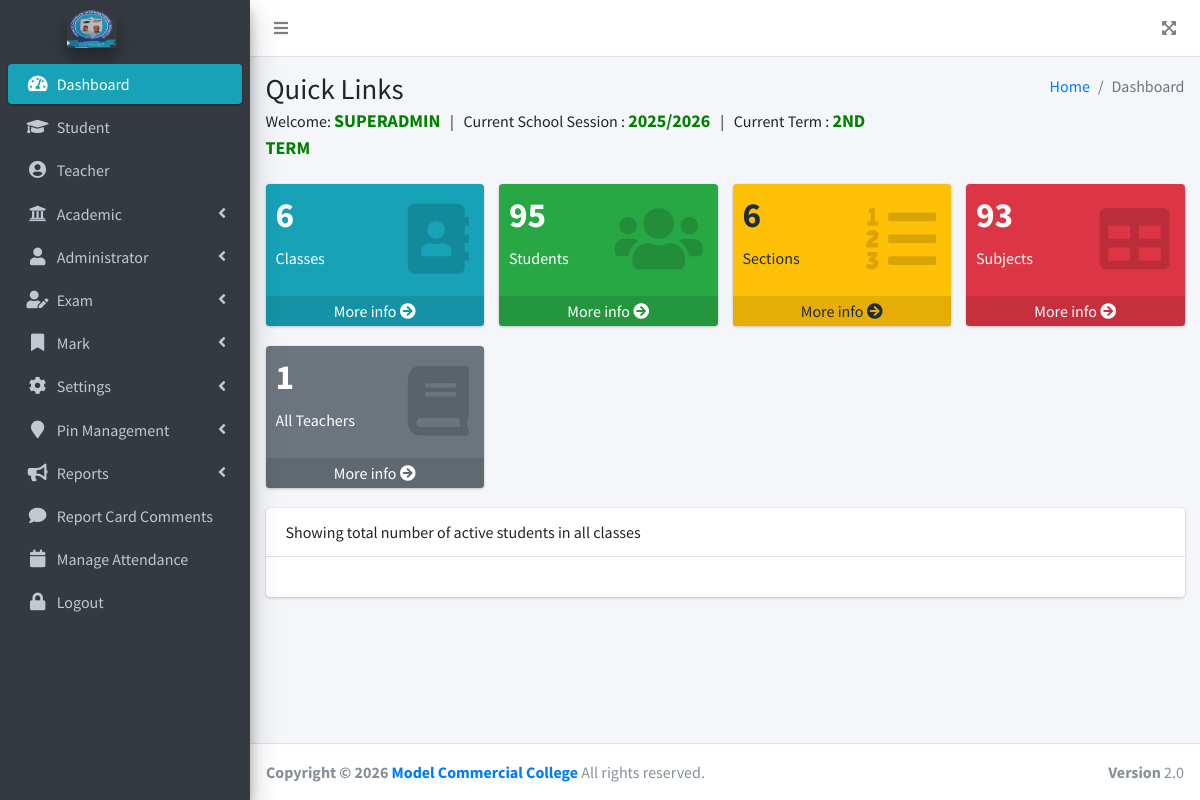
The page /admin/index.php (signed in) on the database its author committed.
### tables this page shows
CREATE TABLE `general_settings` (
  `id` int(11) NOT NULL,
  `school_tagline` varchar(255) NOT NULL,
  `school_name` varchar(255) NOT NULL,
  `phone_no` varchar(255) NOT NULL,
  `email` varchar(255) NOT NULL,
  `address` varchar(255) NOT NULL,
  `footer` varchar(255) NOT NULL,
  `next_term_begins` varchar(255) NOT NULL,
  `current_school_session` varchar(200) NOT NULL,
  `no_times_school_open` int(11) NOT NULL,
  `logo` varchar(255) NOT NULL,
  `admin_login_bg` varchar(255) NOT NULL,
  `student_login_bg` varchar(255) NOT NULL,
  `teacher_login_bg` varchar(255) NOT NULL,
  `main_url` varchar(255) NOT NULL,
  `reg_no_prefix` varchar(10) NOT NULL,
  `terminal_report_bg_image` varchar(255) NOT NULL,
  `school_website` varchar(255) NOT NULL,
  `school_stamp` varchar(255) NOT NULL,
  `principal_name` varchar(255) NOT NULL
);

### admin/includes/database.php (called while the page is built, shortened)
<?php
class Database{
    private $host = DB_HOST;
    private $user = DB_USER;
    private $password = DB_PASS;
    private $database = DB_NAME;
    private $dbh;
    private $stmt;
    public function __construct()
    {
        $dsn = "mysql:host=".$this->host.";dbname=".$this->database;
        $options = array(
            PDO::ATTR_PERSISTENT => true,
            PDO::ATTR_ERRMODE => PDO::ERRMODE_EXCEPTION
        );
        try{
            $this->dbh = new PDO($dsn, $this->user, $this->password, $options);
        }catch (PDOException $err){
            $this->error = $err->getMessage();
        }
    }
    public function query($query){
        $this->stmt = $this->dbh->prepare($query);
    }
    public function bind($param, $value, $type=null){
        if(is_null($type)){
             switch (true){
                 case is_int($value):
                     $type = PDO::PARAM_INT;
                     break;
                 default:
                     $type = PDO::PARAM_STMT;
             }
        }
        $this->stmt->bindValue($param, $value, $type);
   }
    public function execute(){
        return $this->stmt->execute();
    }
    public function fetchSingle(){
        $this->execute();
        return $this->stmt->fetch(PDO::FETCH_OBJ);
    }
    public function fetchColumn(){
        $this->execute();
        return $this->stmt->fetchColumn();
    }
}

### admin/includes/functions.php (called while the page is built, shortened)
<?php
class Functions extends Database
{
    public function base_url()
    {
        $sql = "SELECT main_url FROM general_settings";
        $this->query($sql);
        $new_url = $this->fetchColumn() . "/admin/";
        return $new_url;
    }
}

### admin/index.php (the view, shortened to what this page needs)
<?php
 if(isset($_SESSION['username'])){
?>
<!DOCTYPE html>
<html lang="en">
<head>
    <?php include('includes/styles.php');?>
    <?php
    $month = date('M');
     $term = '';
     switch ($month){
         case 'Mar':
             $term = '2nd term';
             break;
     }
    ?>
    <?php
    $sql = "SELECT DISTINCT(classesID) FROM student";
    $conn->query($sql);
    $result_set = $conn->fetchMultiple();
    foreach ($result_set as $student_details){
        $sql = "SELECT name FROM classes WHERE id =:classesID";
        $conn->query($sql);
        $conn->bind(":classesID", $student_details->classesID);
        $sql = "SELECT COUNT(classesID) FROM student WHERE classesID =:classID";
        $conn->query($sql);
        $conn->bind(":classID", $student_details->classesID);
    }
    ?>
</head>
<body class="hold-transition sidebar-mini layout-fixed">
<div class="wrapper">
    <?php include('includes/notifications.php');?>
    <?php include('includes/sidebar.php');?>
  <div class="content-wrapper">
    <div class="content-header">
      <div class="container-fluid">
        <div class="row mb-2">
          <div class="col-sm-8">
            <h1 class="m-0">Quick Links </h1>
              <?php
              $sql = "SELECT type FROM admin WHERE username =:username";
              $conn->query($sql);
              $conn->bind(":username", $_SESSION['username']);
              $user_type = $conn->fetchColumn();
              ?>
              <p class="m-0">Welcome: <span style='color: green; font-weight: bold; font-size: 18px; text-transform: uppercase;'><?php echo ucwords($user_type); ?></span>
                  &nbsp; | &nbsp; Current School Session : <span style='color: green; font-weight: bold; font-size: 18px; text-transform: uppercase;'>
                <?php
                  $sql = "SELECT current_school_session FROM general_settings";
                  $conn->query($sql);
                  $current_school_year = $conn->fetchColumn();
                  echo $current_school_year;
                ?>
                </span>
                  &nbsp; | &nbsp; Current Term : <span style='color: green; font-weight: bold; font-size: 18px; text-transform: uppercase;'><?php echo $term; ?></span>
              </p>
          </div>
          <div class="col-sm-4">
            <ol class="breadcrumb float-sm-right">
              <li class="breadcrumb-item"><a href="#">Home</a></li>
              <li class="breadcrumb-item active">Dashboard</li>
            </ol>
          </div>
        </div>
      </div>
    </div>
    <section class="content">
      <div class="container-fluid">
       <?php include 'includes/home_infos.php'; ?>
        <div class="row">
          <section class="col-lg-12 connectedSortable">
              <div class="card">
                  <div class="card-header">
                      Showing total number of active students in all classes
                  </div>
                  <div class="card-body">
                  </div>
              </div>
          </section>
        </div>
      </div>
    </section>
  </div>
<?php include 'includes/footer.php'; ?>
    <?php
    }
    ?>

### admin/includes/sidebar.php (shortened to what this page needs)
<aside class="main-sidebar sidebar-dark-primary elevation-4">
    <a href="<?php echo $base_url; ?>" class="brand-link">
        <img src="<?php echo $conn->base_url(); ?>upload/<?php echo $logo; ?>" alt="<?php echo $logo; ?>" class="brand-image img-circles elevation-4" style="opacity: .8">
    </a>
    <div class="sidebar">
        <nav class="mt-2">
            <ul class="nav nav-pills nav-sidebar flex-column" data-widget="treeview" role="menu" data-accordion="false">
                <li class="nav-item">
                    <a href="<?php echo $conn->base_url();  ?>" <?php
                      if(basename($_SERVER['SCRIPT_NAME']) == 'index.php'){
                          echo 'class = "nav-link active"';
                      }else{
                          echo 'class = "nav-link"';
                      }
                    ?>>
                        <i class="nav-icon fas fa-tachometer-alt"></i>
                        <p>
                            Dashboard
                        </p>
                    </a>
                </li>
                <li class="nav-item">
                    <a href="<?php echo $conn->base_url();?>student" <?php
                    if(basename($_SERVER['SCRIPT_NAME']) == 'student.php'
                       || basename($_SERVER['SCRIPT_NAME']) == 'add-student.php'
                       || basename($_SERVER['SCRIPT_NAME']) == 'edit-student.php'
                       || basename($_SERVER['SCRIPT_NAME']) == 'view-student.php'){
                        echo 'class = "nav-link active"';
                    }else{
                        echo 'class = "nav-link"';
                    }
                    ?>>
                        <i class="nav-icon fas fa-graduation-cap"></i>
                        <p>
                            Student
                        </p>
                    </a>
                </li>
                <li class="nav-item">
                    <a href="<?php echo $conn->base_url();?>teacher" <?php
                    if(basename($_SERVER['SCRIPT_NAME']) == 'teacher.php'
                       || basename($_SERVER['SCRIPT_NAME']) == 'add-teacher.php'
                       || basename($_SERVER['SCRIPT_NAME']) == 'view-teacher.php'
                       || basename($_SERVER['SCRIPT_NAME']) == 'edit-teacher.php'){
                        echo 'class = "nav-link active"';
                    }else{
                        echo 'class = "nav-link"';
                    }
                    ?>>
                        <i class="nav-icon fas fa-user-circle"></i>
                        <p>
                          Teacher
                        </p>
                    </a>
                </li>
                <li <?php
                   if(basename($_SERVER['SCRIPT_NAME']) == 'class.php'
                       || basename($_SERVER['SCRIPT_NAME']) == 'section.php'
                       || basename($_SERVER['SCRIPT_NAME']) == 'add-section.php'
                       || basename($_SERVER['SCRIPT_NAME']) == 'edit-section.php'
                       || basename($_SERVER['SCRIPT_NAME']) == 'subject.php'
                       || basename($_SERVER['SCRIPT_NAME']) == 'add-class.php'
                       || basename($_SERVER['SCRIPT_NAME']) == 'edit-class.php'
                       || basename($_SERVER['SCRIPT_NAME']) == 'edit-subject.php'
                       || basename($_SERVER['SCRIPT_NAME']) == 'add-subject.php'
                       || basename($_SERVER['SCRIPT_NAME']) == 'promotion.php'){
                    echo 'class = "nav-item menu-open"';
                }else{
                    echo 'class = "nav-item"';
                }
                ?>>
                    <a href="#" class="nav-link">
                        <i class="nav-icon fas fa-university"></i>
                        <p>
                            Academic
                            <i class="fas fa-angle-left right"></i>
                        </p>
                    </a>
                </li>
                <li <?php
                if(basename($_SERVER['SCRIPT_NAME']) == 'resetpassword.php'
                  || basename($_SERVER['SCRIPT_NAME']) == 'systemadmin.php'){
                    echo 'class = "nav-item menu-open"';
                }else{
                    echo 'class = "nav-item"';
                }
                ?>>
                    <a href="#" class="nav-link">
                        <i class="nav-icon fas fa-user"></i>
                        <p>
                            Administrator
                            <i class="fas fa-angle-left right"></i>
                        </p>
                    </a>
                </li>
                <li <?php
                if(basename($_SERVER['SCRIPT_NAME']) == 'exam.php'
                  || basename($_SERVER['SCRIPT_NAME']) == 'add-exam.php'
                  || basename($_SERVER['SCRIPT_NAME']) == 'edit-exam.php'
                  || basename($_SERVER['SCRIPT_NAME']) == 'add-grade.php'
                  || basename($_SERVER['SCRIPT_NAME']) == 'edit-grade.php'
                  || basename($_SERVER['SCRIPT_NAME']) == 'grade.php'){
                    echo 'class = "nav-item menu-open"';
                }else{
                    echo 'class = "nav-item"';
                }
                ?>>
                    <a href="#" class="nav-link">
                        <i class="nav-icon fas fa-user-edit"></i>
                        <p>
                            Exam
                            <i class="fas fa-angle-left right"></i>
                        </p>
                    </a>
                </li>
                    <li <?php
                if(basename($_SERVER['SCRIPT_NAME']) == 'mark.php'
                  || basename($_SERVER['SCRIPT_NAME']) == 'view-mark.php'
                  || basename($_SERVER['SCRIPT_NAME']) == 'add-mark.php'){
                    echo 'class = "nav-item menu-open"';
                }else{
                    echo 'class = "nav-item"';
                }
                ?>>
                    <a href="#" class="nav-link">
                        <i class="nav-icon fas fa-bookmark"></i>
                        <p>
                            Mark
                            <i class="fas fa-angle-left right"></i>
                        </p>
                    </a>
                </li>
                <li <?php
                if(basename($_SERVER['SCRIPT_NAME']) == 'settings.php'
                   || basename($_SERVER['SCRIPT_NAME']) == 'show-position.php'){
                    echo 'class = "nav-item menu-open"';
                }else{
                    echo 'class = "nav-item"';
                }
                ?>>
                    <a href="#" class="nav-link">
                        <i class="nav-icon fas fa-cog"></i>
                        <p>
                            Settings
                            <i class="fas fa-angle-left right"></i>
                        </p>
                    </a>
                </li>
                <li <?php
                if(basename($_SERVER['SCRIPT_NAME']) == 'view-pins-requests.php'
                  || basename($_SERVER['SCRIPT_NAME']) == 'generate-pins.php'
                  || basename($_SERVER['SCRIPT_NAME']) == 'set-card-usage-limit.php'
                  || basename($_SERVER['SCRIPT_NAME']) == 'set-card-expire-date.php'){
                    echo 'class = "nav-item menu-open"';
                }else{
                    echo 'class = "nav-item"';
                }
                ?>>
                    <a href="#" class="nav-link">
                        <i class="nav-icon fa fa-map-marker"></i>
                        <p>
                            Pin Management
                            <i class="fas fa-angle-left right"></i>
                        </p>
                    </a>
                </li>
                <li <?php
                if(basename($_SERVER['SCRIPT_NAME']) == 'terminal-report.php'){
                    echo 'class = "nav-item menu-open"';
                }else{
                    echo 'class = "nav-item"';
                }
                ?>>
                    <a href="#" class="nav-link">
                        <i class="nav-icon fas fa-bullhorn"></i>
                        <p>
                            Reports
                            <i class="fas fa-angle-left right"></i>
                        </p>
                    </a>
                </li>
                <li class="nav-item">
                    <a href="<?php echo $conn->base_url();?>report-comments" <?php
                    if(basename($_SERVER['SCRIPT_NAME']) == 'report-comments.php'
                       ||basename($_SERVER['SCRIPT_NAME']) == 'add-comment.php' ){
                        echo 'class = "nav-link active"';
                    }else{
                        echo 'class = "nav-link"';
                    }
                    ?>>
                        <i class="nav-icon fas fa-comment"></i>
                        <p>Report Card Comments
                        </p>
                    </a>
                </li>
                <li class="nav-item">
                    <a href="<?php echo $conn->base_url();?>attendance" <?php
                    if(basename($_SERVER['SCRIPT_NAME']) == 'attendance.php'
                        ||basename($_SERVER['SCRIPT_NAME']) == 'add-attendance.php' ){
                        echo 'class = "nav-link active"';
                    }else{
                        echo 'class = "nav-link"';
                    }
                    ?>>
                        <i class="nav-icon fas fa-calendar"></i>
                        <p>Manage Attendance
                        </p>
                    </a>
                </li>
                <li class="nav-item">
                    <a href="<?php echo $conn->base_url();?>logout" <?php
                    if(basename($_SERVER['SCRIPT_NAME']) == 'logout.php'){
                        echo 'class = "nav-link active"';
                    }else{
                        echo 'class = "nav-link"';
                    }
                    ?>>
                        <i class="nav-icon fas fa-lock"></i>
                        <p>Logout
                        </p>
                    </a>
                </li>
            </ul>
        </nav>
    </div>
</aside>

### admin/includes/footer.php (shortened to what this page needs)
<footer class="main-footer">
    <strong>Copyright &copy; <?php echo date('Y'); ?> <a href="<?php echo $main_url; ?>"><?php echo $footer; ?></a></strong>
    All rights reserved.
    <div class="float-right d-none d-sm-inline-block">
        <b>Version</b> 2.0
    </div>
</footer>
</div>
</body>
</html>

### rows shown on the page
general_settings: main_url+logo (picture), current_school_session "2025/2026", footer "Model Commercial College"

### other values the page prints
$user_type "SUPERADMIN"
$term "2ND TERM"
$result "6"
$all_students "95"
$all_sections "6"
$subjects "93"
$teachers "1"
